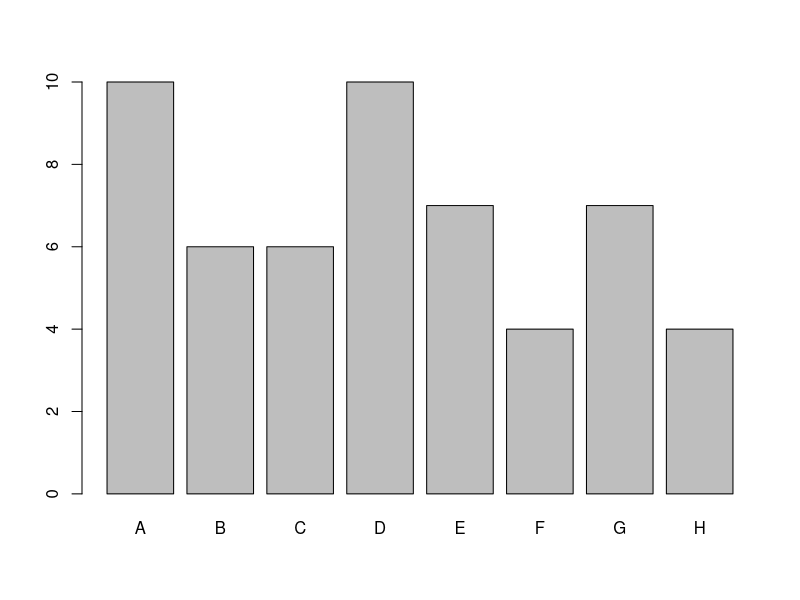
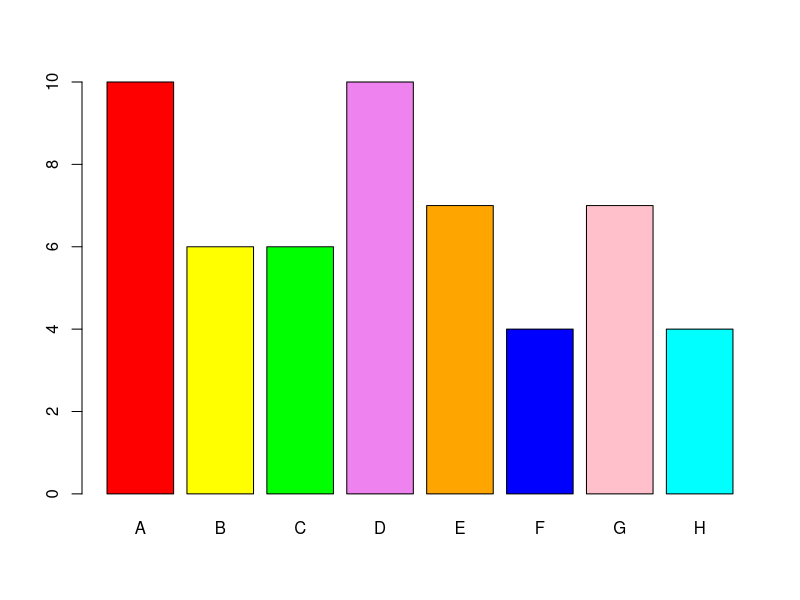
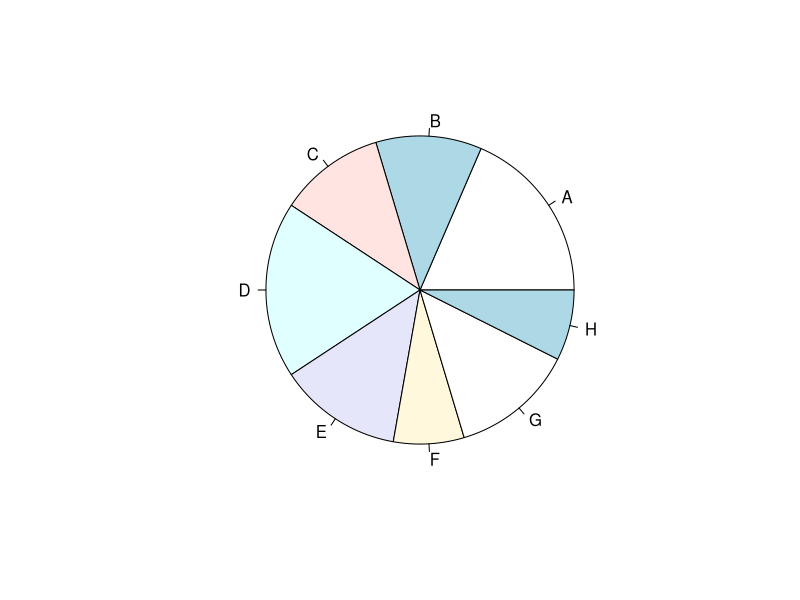
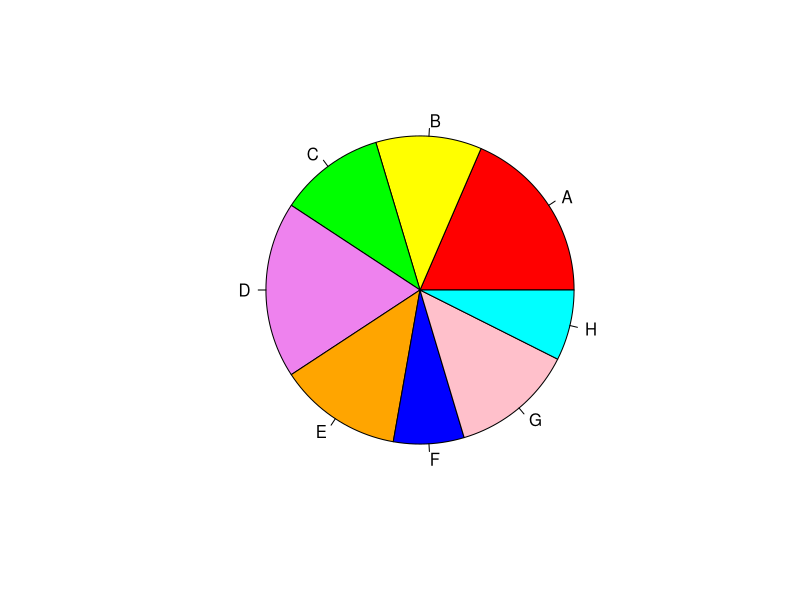

Generate these figures, in order, with R:
rm(list=ls())
# http://www.r-tutor.com/elementary-statistics/qualitative-data/frequency-distribution-qualitative-data

library(MASS)
# Load painters information

painters
# dataset

names(painters)
# list of columns

school <- painters$School
# the painter schools 

school.freq <- table(school)   
# apply the table function

school.freq
# display table frequency

cbind(school.freq) 
# We apply the cbind function to print the result in column format

# The relative frequency distribution of a data variable is a summary of the frequency proportion in a collection of non-overlapping categories. The relationship of frequency and relative frequency is: relative frequency = frequency/sample size

school.relfreq <- school.freq / nrow(painters)
# Then we find the sample size of painters with the nrow function, and divide the frequency distribution with it. Therefore the relative frequency distribution is:

school.relfreq
# Display relative frequency

cbind(school.relfreq)
# Display in a column

sum(school.relfreq)
# sum of all relative frequency to verify it adds up to 1

old = options(digits=1) 
# reduces to two digits, need to confirm how this function works
school.relfreq 

barplot(school.freq)
# apply the barplot function 

colors <- c("red", "yellow", "green", "violet",  "orange", "blue", "pink", "cyan") 
# set colors for barplot

barplot(school.freq, col=colors) 
# bar plot with colors

pie(school.freq)
# pie chart

pie(school.freq, col=colors)
# pie charts with preset color

summary(painters)
painters

tapply(painters$Composition, painters$Drawing, max) 
df <- painters
df
tapply(df$Composition, df$Drawing, max) 
